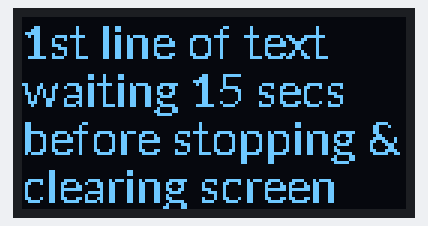
The program below on a simulated Raspberry Pi (BCM pin numbers). On the bench: 128×64 one-colour display. At 15.5 s the program stops and its outputs stay as they are.

Above: at 0.4 s.

The program:

OLED_simple_text.py
```python
#!/usr/bin/python
# quadrabot version of simple_text.py
#
# based upon the Adafruit examples when using the Adafruit SSD1306 library

# command:  python3 /home/pi/quadrabot/OLED_simple_text.py

import time

###################################
# 128x64 display with hardware I2C:
###################################

import Adafruit_SSD1306  # this is the set of software functions for the display hardware

# import the standard Python Image Library (PIL) modules to draw images
from PIL import Image
from PIL import ImageDraw
from PIL import ImageFont

RST = None     # on the Pi OLED this pin is not used

disp = Adafruit_SSD1306.SSD1306_128_64(rst=RST)

# Note you can change the I2C address by passing an i2c_address parameter like:
# disp = Adafruit_SSD1306.SSD1306_128_64(rst=RST, i2c_address=0x3C)
# use i2cdetect -y 1 to check what is connected

# Alternatively you can specify an explicit I2C bus number, for example
# with the 128x32 display you would use:
# disp = Adafruit_SSD1306.SSD1306_128_32(rst=RST, i2c_bus=2)

# Initialize library.
disp.begin()

# Clear display.
disp.clear()
disp.display()

# Create blank image for drawing.
# Make sure to create image with mode '1' for 1-bit color.
width = disp.width
height = disp.height
image = Image.new('1', (width, height))

# Use a drawing object to draw on image.
draw = ImageDraw.Draw(image)

# Draw a black filled box to clear the image.
draw.rectangle((0,0,width,height), outline=0, fill=0)

# First define some constants to allow easy resizing of what is put to the display.
padding = -2
top = padding
bottom = height-padding
# Move left to right keeping track of the current x position for drawing shapes.
x = 0

# Load default font - need to use the full path to any designated font other than the default
# note the default font is quite small (size 8)
# font = ImageFont.load_default()

# should be able to use any of the fonts that are usually installed at /usr/share/fonts/
# example using /usr/share/fonts/truetype/lato/Lato-Regular.ttf
font = ImageFont.truetype('/usr/share/fonts/truetype/lato/Lato-Regular.ttf', 16)  # using font size 16

# Draw a black filled box to clear the image and then display it.
draw.rectangle((0,0,width,height), outline=0, fill=0)
disp.image(image)
disp.display()

# Write four lines of text onto the image: need to adjust the 'spacing' for the font size
# if font size is 16 the maximum #lines is 4 for the 128 x 64 display
draw.text((x, top),    "1st line of text",  font=font, fill=255)
draw.text((x, top+16), "waiting 15 secs",  font=font, fill=255)
draw.text((x, top+32), "before stopping &",  font=font, fill=255)
draw.text((x, top+48), "clearing screen",  font=font, fill=255)


# Display the image.
disp.image(image)  # set the buffer to the values of the Python Imaging Library (PIL) image
                   # the image should be in 1 bit mode and a size equal to the display size.
disp.display()     # write the display buffer to the physical display


time.sleep(15)

# clear display
disp.clear()
disp.display()
```

Measured:
- what the display in image 0 shows lasts 15.1 s, from 0.4 s to 15.5 s
